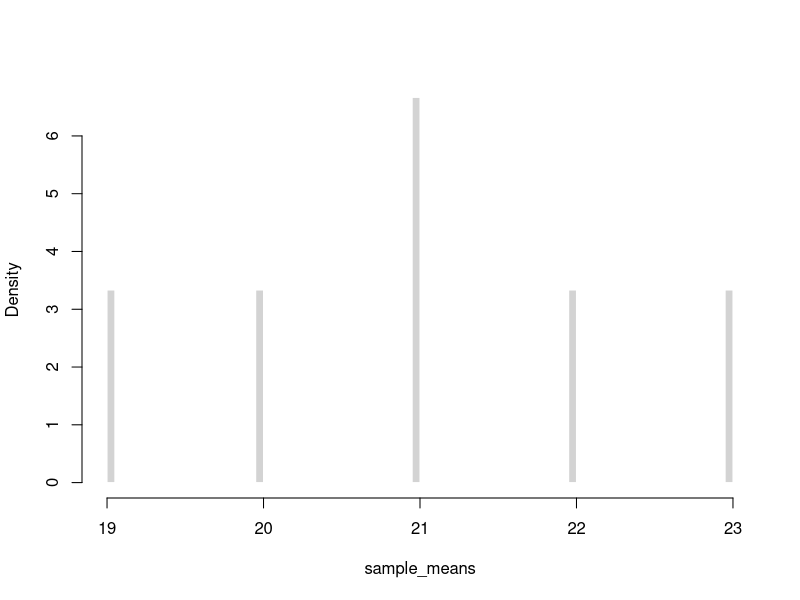
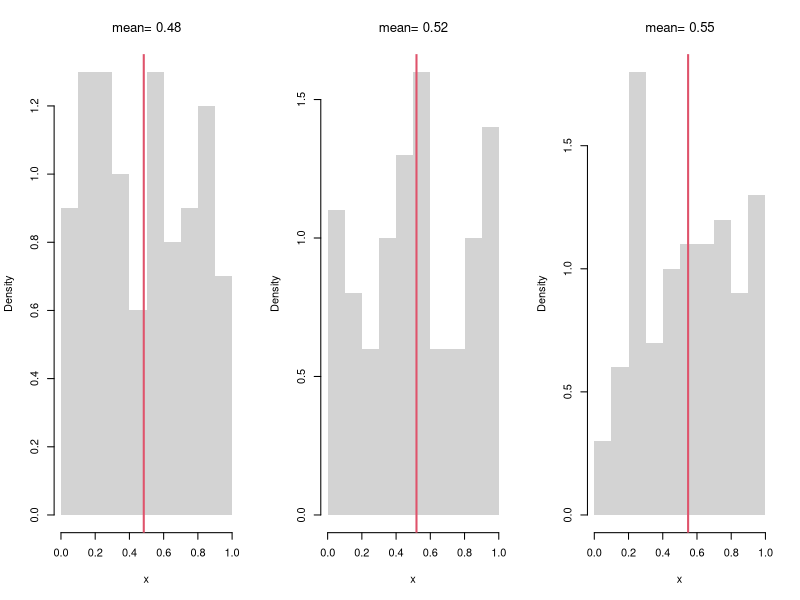
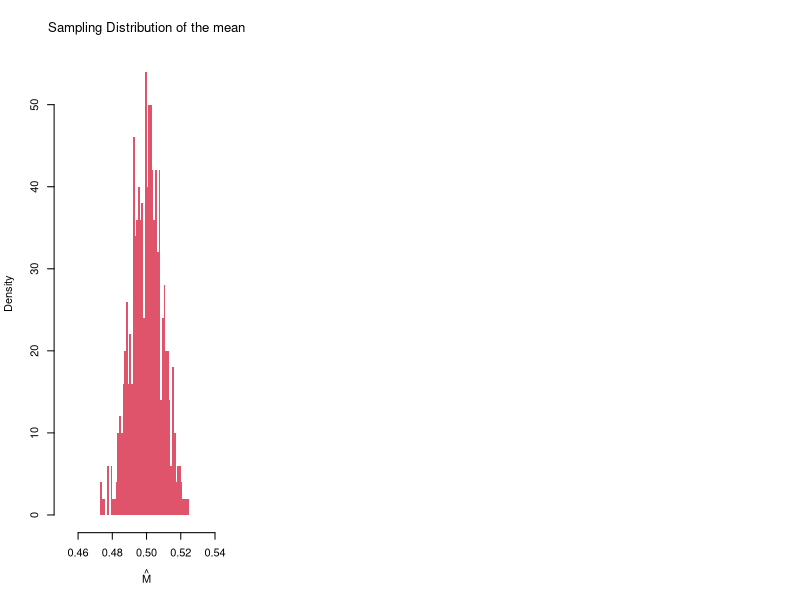
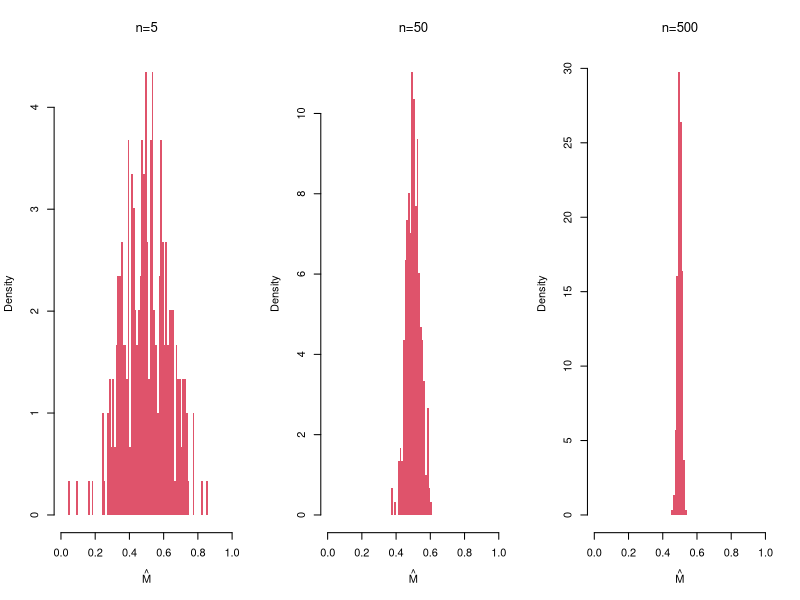
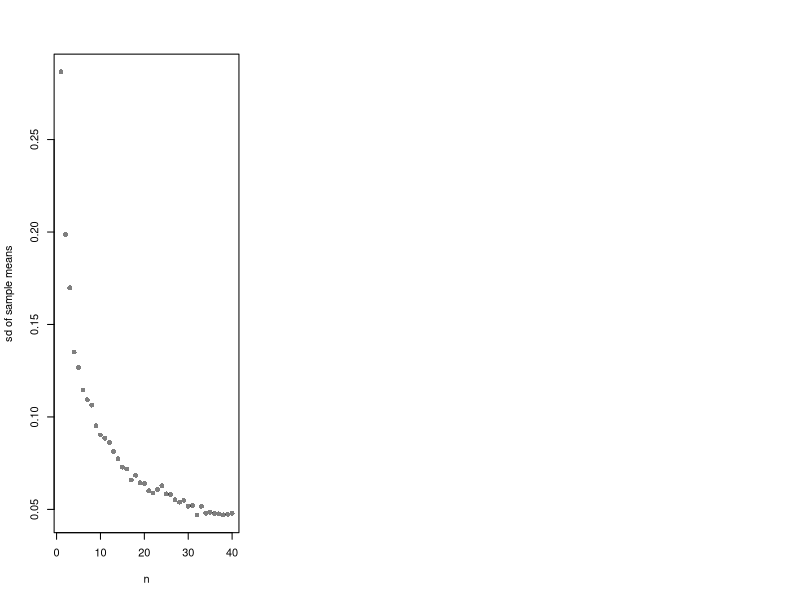
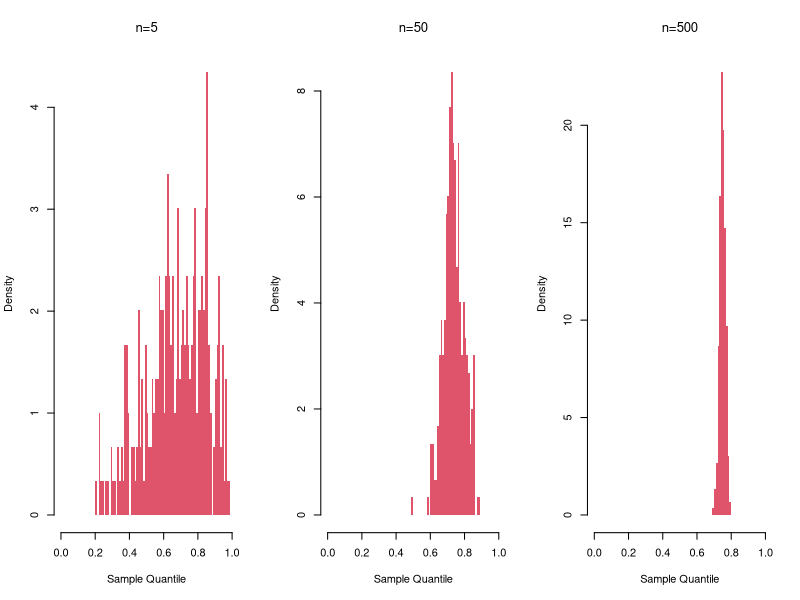
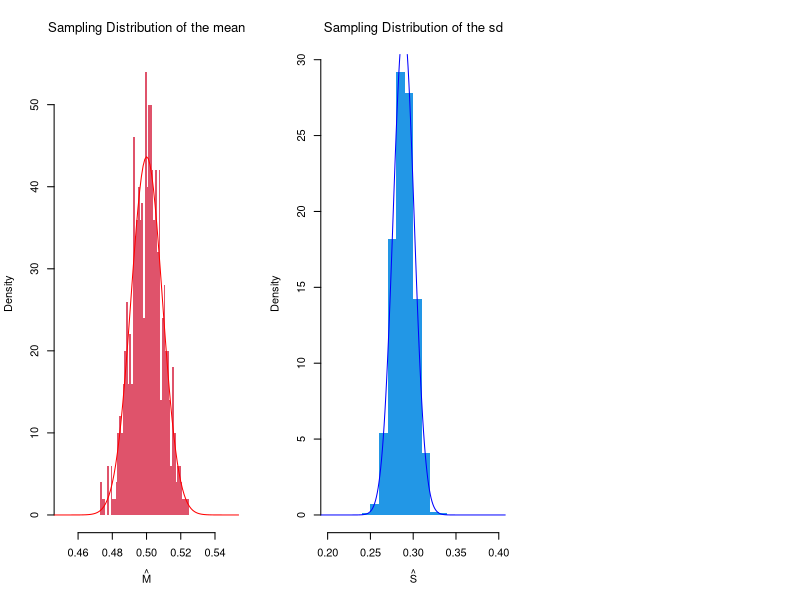
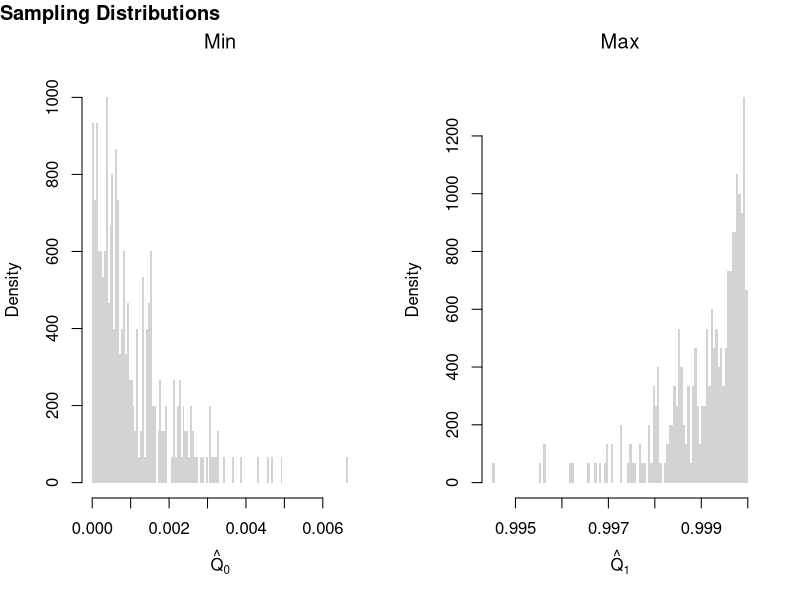

Reproduce these figures in R, in order.
## ---- chunk 1
#All possible samples of two from {1,2,3,4}
#{1,2} {1,3}, {3,4}
#{2,3} {2,4}
#{3,4}
choose(4,2)

# Simple random sample (no duplicates, equal probability)
x <- c(1,2,3,4)
sample(x, 2, replace=F)
## ---- chunk 2
#All possible samples of two from an enormous bag of numbers {1,2,3,4}
#{1,1} {1,2} {1,3}, {3,4}
#{2,2} {2,3} {2,4}
#{3,3} {3,4}
#{4,4}

# Simple random sample (duplicates, equal probability)
sample(x, 2, replace=T)
## ---- chunk 3
X <- c(18,20,22,24) # Ages for student population
# six possible samples
m1 <- mean( X[c(1,2)] ) #{1,2}
m2 <- mean( X[c(1,3)] ) #{1,3}
m3 <- mean( X[c(1,4)] ) #{3,4}
m4 <- mean( X[c(2,3)] ) #{2,3}
m5 <- mean( X[c(2,4)] ) #{2,4}
m6 <- mean( X[c(3,4)] ) #{3,4}
# sampling distribution
sample_means <- c(m1, m2, m3, m4, m5, m6)
hist(sample_means,
    freq=F, breaks=100,
    main='', border=F)
## ---- chunk 4
# Three Sample Example from infinite population
x1 <- runif(100)
m1 <- mean(x1)
x2 <- runif(100)
m2 <- mean(x2)
x3 <- runif(100)
m3 <- mean(x3)
sample_means <- c(m1, m2, m3)
sample_means

# An Equivalent Approach: fill vector in a loop
sample_means <- vector(length=3)
for(i in seq(sample_means)){
    x <- runif(100)
    m <- mean(x)
    sample_means[i] <- m
}
sample_means
## ---- chunk 5
# Three Sample Example w/ Visual
par(mfrow=c(1,3))
for(b in 1:3){
    x <- runif(100) 
    m <-  mean(x)
    hist(x,
        breaks=seq(0,1,by=.1), #for comparability
        freq=F, main=NA, border=NA)
    abline(v=m, col=2, lwd=2)
    title(paste0('mean= ', round(m,2)),  font.main=1)
}
## ---- chunk 6
# Many sample example
sample_means <- vector(length=500)
for(i in seq_along(sample_means)){
    x <- runif(1000)
    m <- mean(x)
    sample_means[i] <- m
}
hist(sample_means, 
    breaks=seq(0.45,0.55,by=.001),
    border=NA, freq=F,
    col=2, font.main=1, 
    xlab=expression(hat(M)),
    main='Sampling Distribution of the mean')
## ---- chunk 7
m_LLLN <- mean(sample_means)
round(m_LLLN, 3)
## ---- chunk 8
par(mfrow=c(1,3))
for(n in c(5,50,500)){
    sample_means_n <- vector(length=299)
    for(i in seq_along(sample_means_n)){
        x <- runif(n)
        m <- mean(x)
        sample_means_n[i] <- m
    }
    hist(sample_means_n, 
        breaks=seq(0,1,by=.01),
        border=NA, freq=F,
        col=2, font.main=1, 
        xlab=expression(hat(M)),
        main=paste0('n=',n) )
}
## ---- chunk 9
n_seq <- seq(1, 40)
sd_seq <- vector(length=length(n_seq))
for(n in seq_along(sd_seq)){
    sample_means_n <- vector(length=499)
    for(i in seq_along(sample_means_n)){
        x <- runif(n)
        m <- mean(x)
        sample_means_n[i] <- m
    }
    sd_seq[n] <- sd(sample_means_n)
}
plot(n_seq, sd_seq, pch=16, col=grey(0,0.5),
    xlab='n', ylab='sd of sample means', main='')
## ---- chunk 10
par(mfrow=c(1,3))
for(n in c(5,50,500)){
    sample_quants_n <- vector(length=299)
    for(i in seq_along(sample_quants_n)){
        x <- runif(n)
        m <- quantile(x, probs=0.75) #upper quartile
        sample_quants_n[i] <- m
    }
    hist(sample_quants_n, 
        breaks=seq(0,1,by=.01),
        border=NA, freq=F,
        col=2, font.main=1, 
        xlab="Sample Quantile",
        main=paste0('n=',n) )
}
## ---- chunk 11
hist(sample_means,
    breaks=seq(0.45,0.55,by=.001),
    border=NA, freq=F,
    col=2, font.main=1,
    xlab=expression(hat(M)),
    main='Sampling Distribution of the mean')
    
## Approximately normal?
mu <- mean(sample_means)
mu_sd <- sd(sample_means)
x <- seq(0.1, 0.9, by=0.001)
fx <- dnorm(x, mu, mu_sd)
lines(x, fx, col='red')
## ---- chunk 12
# CLT example of the "sd" statistic
sample_sds <- vector(length=1000)
for(i in seq_along(sample_sds)){
    x <- runif(100) # same distribution
    s <- sd(x) # different statistic
    sample_sds[i] <- s
}
hist(sample_sds,
    breaks=seq(0.2,0.4,by=.01),
    border=NA, freq=F,
    col=4, font.main=1,
    xlab=expression(hat(S)),
    main='Sampling Distribution of the sd')

## Approximately normal?
mu <- mean(sample_sds)
mu_sd <- sd(sample_sds)
x <- seq(0.1, 0.9, by=0.001)
fx <- dnorm(x, mu, mu_sd)
lines(x, fx, col='blue')

# Try another function, such as
my_function <- function(x){ diff(range(exp(x))) }

# try another random variable, such as rexp(100) instead of runif(100)
## ---- chunk 13
# Create 300 samples, each with 1000 random uniform variables
x_samples <- matrix(nrow=300, ncol=1000)
for(i in seq(1,nrow(x_samples))){
    x_samples[i,] <- runif(1000)
}
# Each row is a new sample
length(x_samples[1,])

# Compute min and max for each sample
x_mins <- apply(x_samples, 1, quantile, probs=0)
x_maxs <- apply(x_samples, 1, quantile, probs=1)

# Plot the sampling distributions of min, median, and max
# Median looks normal. Maximum and Minumum do not!
par(mfrow=c(1,2))
hist(x_mins, breaks=100, main='Min', font.main=1,
    xlab=expression(hat(Q)[0]), border=NA, freq=F)
hist(x_maxs, breaks=100, main='Max', font.main=1,
    xlab=expression(hat(Q)[1]), border=NA, freq=F)
title('Sampling Distributions', outer=T, line=-1, adj=0)
## ---- chunk 14
sample_dat <- USArrests[,'Murder']
sample_mean <- mean(sample_dat)
sample_mean
## ---- chunk 15
# Generate Non-normal Data, from Hesterberg (2015)

# Population is 50% N(-2, 1) and 50% N(2, 4)
populationMean <- c(-2, 2)
populationVar <- c(1, 4)

# Generate samples from population
rPopulation <- function(n){
  # Which distribution is each observation coming from
  di <- sample(1:2, size=n, replace=TRUE, prob=c(.5,.5))
  rnorm(n, mean=populationMean[di], sd=sqrt(populationVar)[di])
}

# Compute Sample Mean
n <- 25
set.seed(2)
sample_dat <- rPopulation(n)
sample_mean <- mean(sample_dat)
## ---- chunk 16
# Plot Bootstrap Mean
# Modified from Hesterberg (2015)

#### Some parameters for figure layout.
divideX <- c(.6, .65)
divideY <- c(0, .32, .33, .65, .70, 1)
useFraction <- .9
Fraction2 <- 0:1 + c(1, -1) * (1-useFraction)/2
rescaleY <- function(x) (x-.33)/.67
divideY3 <- (c(NA, NA, .33, .65, .70, 1) - .33)/.67

PlotSample <- function(data,
    lineMu=TRUE,
    star=FALSE,
    lineM=NULL,
    col="gray"){
  # lineMu: logical, add a vertical line at mu
  # star:  logical, label with xbar* instead of xbar
  # lineM: NULL or numeric; add a vertical line there

  hist(data, breaks=seq(-6, 8, length=21), col=col,
       probability=TRUE, axes=FALSE, new=FALSE, border=0,
       xlab="", xlim=c(-6, 8), ylim=c(0, .351),
       xaxs="i", yaxs="i", main="")
  axis(side=1, at=c(-6, 8))
  axis(side=1, at=mean(data),
       if(star) expression(hat(M)[r]) else expression(hat(M)))
  if(lineMu) {
    segments(mean(populationMean), y0=0, y1=.32)
    axis(side=1, at=mean(populationMean), "")
  }
  if(length(lineM)) {
    segments(lineM, y0=0, y1=.32, col="red", lty=2)
    axis(side=1, at=lineM, "", col="red")
  }
  invisible(NULL)
}

### Plot sample (as substitute for population)
par(fig=c(divideX[1] * (1/3 + 1/3 * Fraction2), divideY3[5:6]),
    mar=.1 + c(2, 0, 0, 0), mex=.8)
PlotSample(sample_dat, lineM=sample_mean)
axis(1, sample_mean, expression(hat(M)), col="red")

### Bootstrap samples
set.seed(2)  ## Cherry Pick Some Good Ones
B <- lapply(1:20, function(b) { sample(sample_dat, replace=T) })
temp <- lapply(B, hist, breaks=seq(-6, 8, length=21), plot=F)
Bii <- which(sapply(temp, function(x) max(x[['counts']])) <= 5)
## Plot the Cherries
par(fig=c(divideX[1] * (0/3 + 1/3*Fraction2), divideY3[3:4]), new=T)
PlotSample(B[[Bii[1]]], sample_mean, lineMu=F, star=T)
par(fig=c(divideX[1] * (1/3 + 1/3*Fraction2), divideY3[3:4]), new=T)
PlotSample(B[[Bii[3]]], sample_mean, lineMu=F, star=T)
par(fig=c(divideX[1] * (2/3 + 1/3*Fraction2), divideY3[3:4]), new=T)
PlotSample(B[[Bii[2]]], sample_mean, lineMu=F, star=T)

### Bootstrap Distribution
par(fig=c(divideX[2], 1, 0, .5), new=T)
par(mar=c(4.1, 0, 0, 0))
set.seed(2)
Bmeans <- sapply(1:999, function(b) {
    dat_b <- sample(sample_dat, replace=T) # c.f. jackknife
    mean(dat_b)
})
hist(Bmeans, xlim=c(-3, 3), ylim=c(0, 1), breaks=61, border=0,
     axes=F, col="gray", freq=F, main="", yaxs="i",
     xlab="", ylab="")
abline(v=sample_mean, col="red", lty=2)
abline(v=mean(populationMean))
axis(1, c(-3, 3))
axis(1, at=sample_mean, expression(hat(M)), col="red")
#axis(3, at=mean(populationMean), expression(mu))

### Arrows
par(mar=c(2.1, 0, 0, 0))
par(fig=c(0, 1, 0, 1), usr=c(0, 1, 0, 1))
arrows(lwd=1.5, length=.125,
       x0=divideX[1] * (.29 + .42 * ppoints(5)[c(1,3,5)]),
       x1=divideX[1] * seq(.3, .7, length=3),
       y0=rescaleY(divideY[4:5] %*% c(.2, .77)) - .05,
       y1=rescaleY(divideY[4] - c(.6, 1, .6)*(divideY[5]-divideY[4])) - .05)
arrows(divideX[1], c(.1, .2, .3), length=.125, divideX[2], lwd=1.5)

### Text
text(.4, .8, adj=0, 'Sample')
text((divideX[2]+1)/2, .55, adj=.5, 'Resampling Distribution')
text(0.01, divideY3[4]+.03, adj=0, "Resamples (r)")
legend(.01, .9, lty=1:2, col=1:2, legend=expression(mu, hat(M)))
## ---- chunk 17
sample_dat <- USArrests[,'Murder']
sample_mean <- mean(sample_dat)

# Jackknife Estimates
n <- length(sample_dat)
jackknife_means <- vector(length=n)
for(i in seq_along(jackknife_means)){
    dat_noti <- sample_dat[-i]
    mean_noti <- mean(dat_noti)
    jackknife_means[i] <- mean_noti
}
hist(jackknife_means, breaks=25,
    border=NA, freq=F,
    main='', xlab=expression(hat(M)[-i]))
abline(v=sample_mean, col='red', lty=2)
## ---- chunk 18
# Bootstrap estimates
bootstrap_means <- vector(length=9999)
for(b in seq_along(bootstrap_means)){
    dat_id <- seq(1,n)
    boot_id <- sample(dat_id , replace=T)
    dat_b  <- sample_dat[boot_id] # c.f. jackknife
    mean_b <- mean(dat_b)
    bootstrap_means[b] <-mean_b
}

hist(bootstrap_means, breaks=25,
    border=NA, freq=F,
    main='', xlab=expression(hat(M)[b]))
abline(v=sample_mean, col='red', lty=2)
## ---- chunk 19
# theoretical probabilities
x <- c(0,1)
x_probs <- c(1/4, 3/4)
# sample draws
coin_sample <- sample(x, prob=x_probs, 1000, replace=T)
Fhat <- ecdf(coin_sample)

x_probs_boot <- c(Fhat(0), 1-Fhat(0))
x_probs_boot # approximately the theoretical value
coin_resample <- sample(x, prob=x_probs_boot, 999, replace=T)
# any draw from here is almost the same as the original process
## ---- chunk 20
sd(sample_dat) # standard deviation
sd(bootstrap_means) # standard error
## ---- chunk 21
B <- 1000 # number of bootstrap samples
Nseq <- seq(1,100, by=1) # different sample sizes

SE <- vector(length=length(Nseq))
for(n in Nseq){
    sample_statistics_n <- vector(length=B)
    for(b in seq(1,B)){
        x_b <- rnorm(n) # Sample of size n
        x_stat_b <- quantile(x_b, probs=.4) # Stat of interest
        sample_statistics_n[b] <- x_stat_b
    }
    se_n <- sd(sample_statistics_n) # How much the stat varies across samples
    SE[n] <- se_n
}

plot(Nseq, SE, pch=16, col=grey(0,.5),
    ylab='standard error', xlab='sample size')
## ---- chunk 22
boot_se <- sd(bootstrap_means)

theory_se <- sd(sample_dat)/sqrt(n)

c(boot_se, theory_se)
